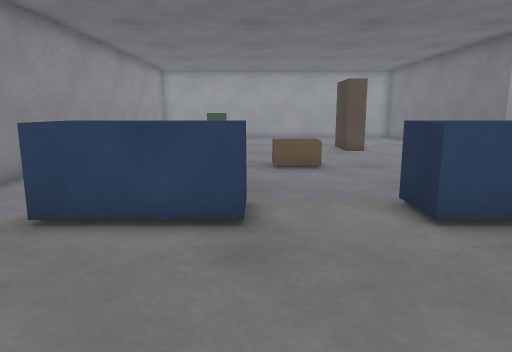
view 1 (above)

19 first-person views from a walk through a robot-simulator world made for Gazebo. The camera is 0.94 m above the floor, tilts 10° down and sees 70° across. The floor is counted in squares, 0.5 m on a side. Each view is taken from the middle of a square. On the plan, view 1 faces up. The plan holds only what a view shows up to about 18 squares ahead; the rest is blank. The place goes on beyond the plan.

view 2
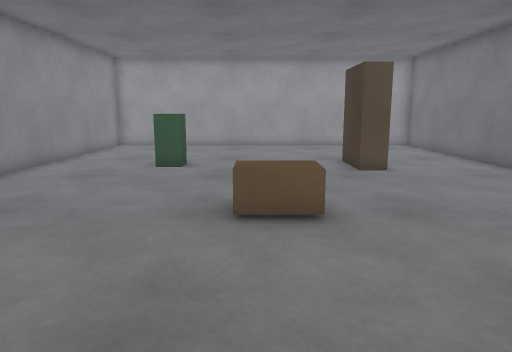

view 3
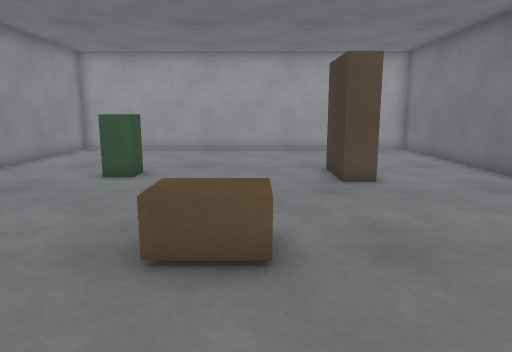

view 4
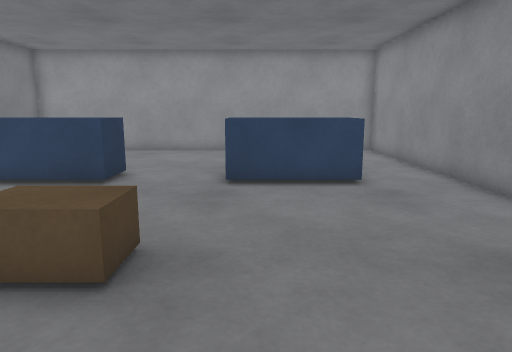

view 5
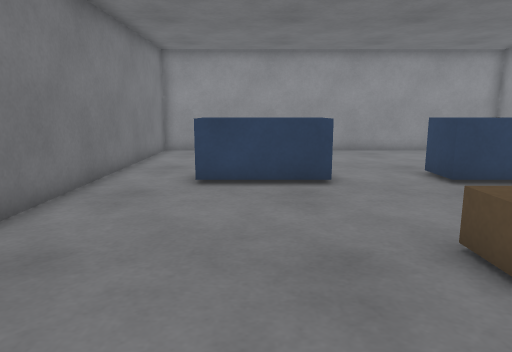

view 6
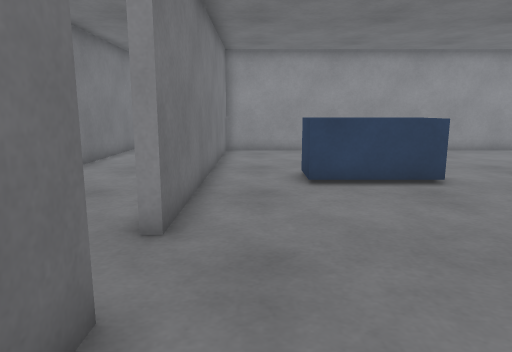

view 7
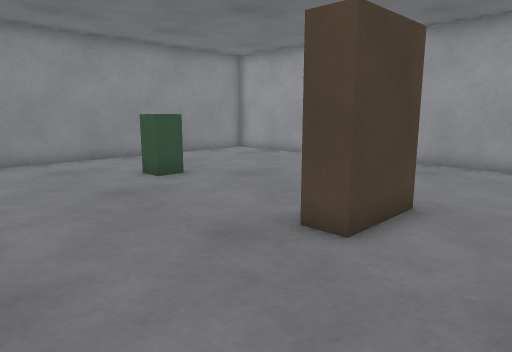

view 8
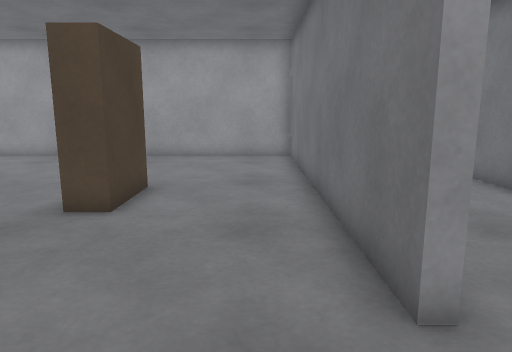

view 9
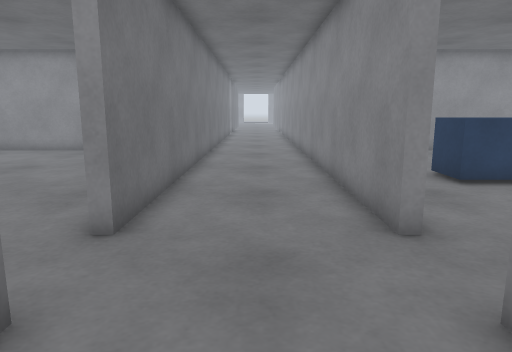

view 10
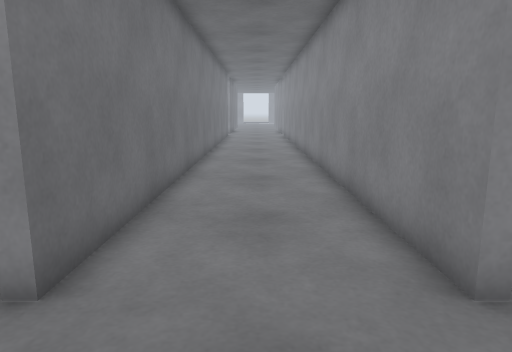

view 11
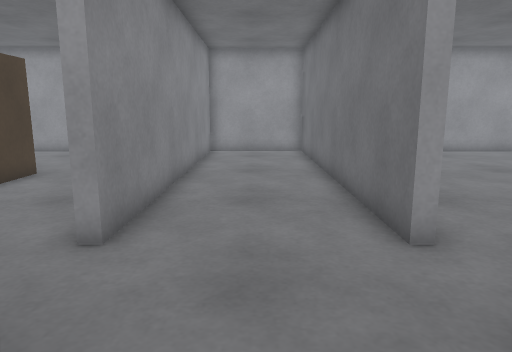

view 12
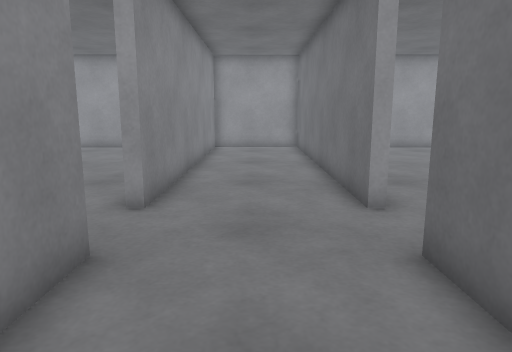

view 13
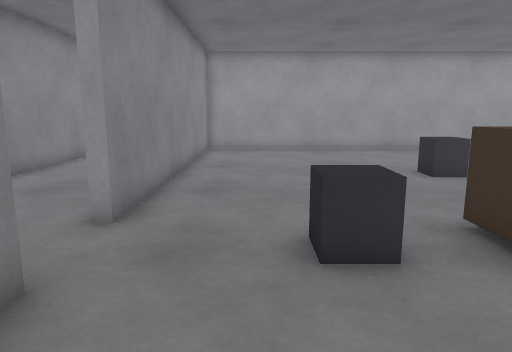

view 14
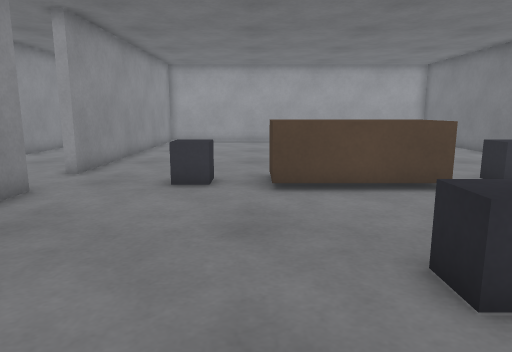

view 15
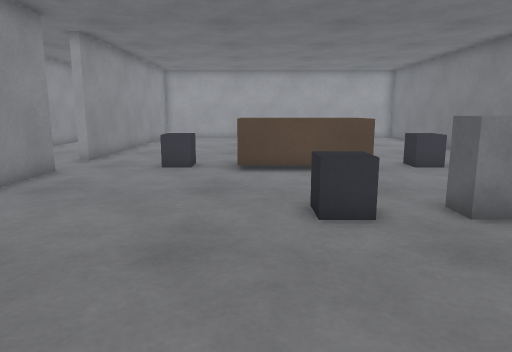

view 16
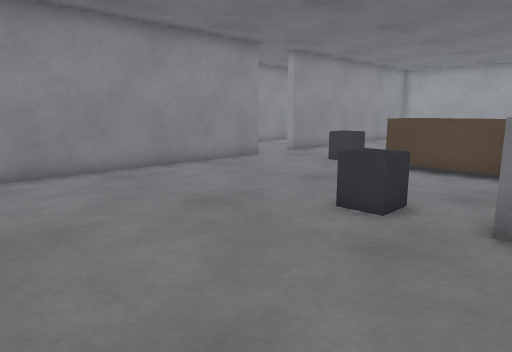

view 17
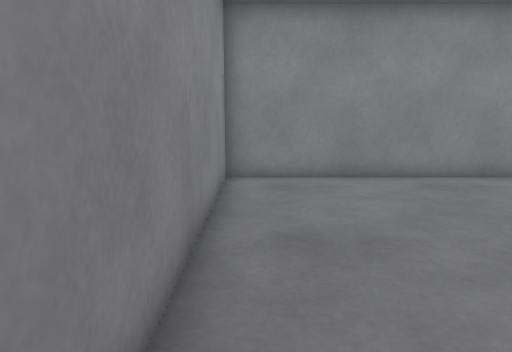

view 18
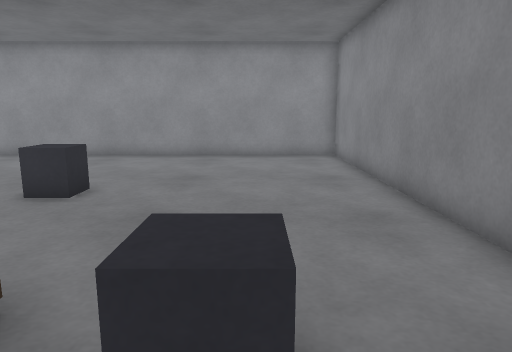

view 19
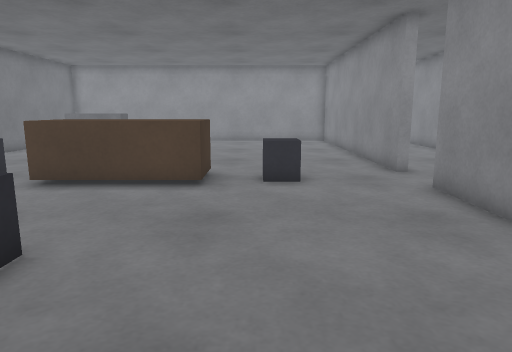

### Floor plan
Points are (right, up) in squares from view 1. A wall is a line through its corners. A room is listed if a view was taken in it or the views show most of it. See-through windows are left out.
Room 1 (views 1, 2, 3, 4, 5, 6, 7, 8)
walls: (9.4, 14) (9.4, 26.5) (-6.6, 26.5) (-6.6, -0.9) (9.4, -0.9) (9.4, 11.6)
ways out: opening at (9.5, 12.5) to room 2
objects: blue box (-4, 6) to (0, 7); green box (-2, 18) to (-2, 19); brown box (1, 12) to (2, 13); blue box (3, 6) to (7, 7); brown box (4, 18) to (5, 20)
Room 2 (views 9, 10, 11, 12)
walls: (9.4, 11.6) (9.8, 11.6) (9.8, -3.5); (14.6, 14) (14.2, 14) (14.2, 26.5); (14.2, -3.6) (14.2, 11.6) (14.6, 11.6); (9.8, 26.5) (9.8, 14) (9.4, 14)
ways out: opening at (9.5, 12.5) to room 1; opening at (14.5, 12.5) to room 3
Room 3 (views 13, 14, 15, 16, 17, 18, 19)
walls: (14.6, 11.6) (14.6, -0.9) (26.5, -0.9); (26.5, 26.5) (14.6, 26.5) (14.6, 14)
ways out: opening at (14.5, 12.5) to room 2
objects: grey box (18, 12) to (19, 13); brown box (20, 12) to (25, 14); grey box (22, 6) to (23, 7); grey box (22, 18) to (23, 19); grey box (25, 6) to (26, 7); grey box (26, 13)

Where each view was taken, in squares from view 1:
view 1: 0 up, 0 right, facing up
view 2: 6 up, 1 right, facing up
view 3: 8 up, 2 right, facing up
view 4: 17 up, 1 left, facing down
view 5: 17 up, 5 right, facing down
view 6: 17 up, 8 right, facing down
view 7: 13 up, 8 right, facing up-left
view 8: 11 up, 8 right, facing up
view 9: 17 up, 12 right, facing down
view 10: 15 up, 12 right, facing down
view 11: 9 up, 12 right, facing up
view 12: 7 up, 12 right, facing up
view 13: 8 up, 17 right, facing up
view 14: 3 up, 20 right, facing up
view 15: 0 up, 21 right, facing up
view 16: 0 up, 26 right, facing up-left
view 17: 0 up, 25 right, facing left
view 18: 15 up, 18 right, facing down
view 19: 23 up, 19 right, facing down
